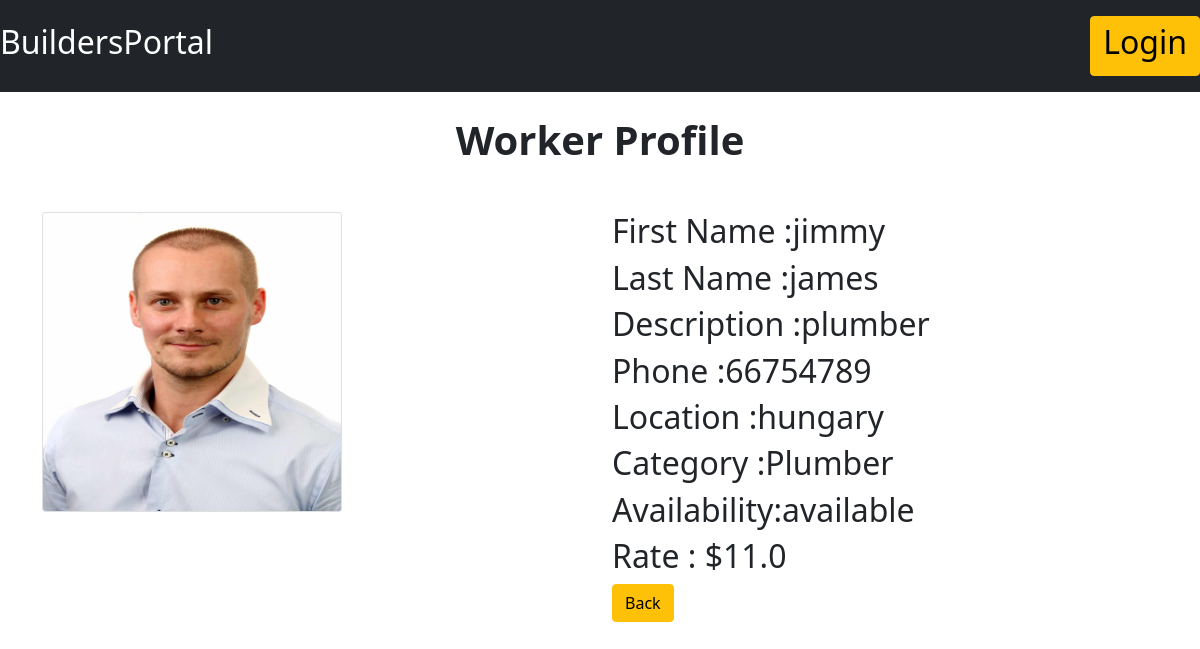
The page /supplierdetail/17/ on the database its author committed.
### use/models.py (models this page shows, shortened)
class Worker(models.Model):
        def get_filename(instance,filename):
             old_name = filename
             current_time=datetime.now().strftime('%Y%m%d%H;%M:%S')
             filename="%s%s"%(current_time,old_name)
             return os.path.join('uploads/',filename)
        user = models.ForeignKey(User,on_delete=models.CASCADE,default=1)
        image = models.ImageField(upload_to=get_filename,null=True,blank=True)
        firstname = models.CharField(max_length=200)
        lastname  = models.CharField(max_length=200)
        phone     = models.CharField(max_length=200)
        description= models.CharField(max_length=2000)
        rate=models.FloatField()
        location=models.CharField(max_length=200)
        category=models.CharField(max_length=200)
        availability=models.CharField(max_length=200)

### use/views.py (the view)
# urls.py: path('supplierdetail/<int:worker_id>/',views.detail,name='detail'),
def detail(request,worker_id):
    worker = Worker.objects.get(pk=worker_id)
    context={
        'worker':worker,
    }
    return render(request,'use/worker_detail.html',context)

### use/templates/use/worker_detail.html (shortened to what this page needs)
<!DOCTYPE html>
<html lang="en">
<head>
  <link href="https://cdn.jsdelivr.net/npm/bootstrap@5.1.3/dist/css/bootstrap.min.css" rel="stylesheet">
</head>
    <body>
      <nav class="navbar navbar-dark bg-dark">
        <a href="/" class=" navbar-brand link-warning"><h2>BuildersPortal</h2></a>
        <div class="navbar">
            {% if user.is_authenticated %}
            <p class="navbar-text text-white">Hello,&nbsp{{ user.username }}</p>
            &nbsp&nbsp <a href="{% url 'logout' %}" class="btn btn-warning"><h2>Logout</h2></a>
          {% else %}
          <a href="use/login" class="btn btn-warning"><h2>Login</h2></a>
          {% endif %}
        </div>
    </nav>
    <div class="container">
        <div class="row">
          <div class="col-md-12">
            <p class="text-center h1 fw-bold mb-5 mx-1 mx-md-4 mt-4">Worker Profile</p>
          </div>
            <div class="col-md-6">
                {% if worker.image%}
                    <img class="card" height="300px" width = "300px" src="{{ worker.image.url }}"/>
                  {% else %}
                     <img class="card" height="300px" width = "300px" src="https://icons.iconarchive.com/icons/blackvariant/button-ui-system-folders-drives/1024/Users-icon.png"/>
                  {% endif %}
            </div>
            <div class="col-md-6">
                <h2>First Name  :{{ worker.firstname }}</h2>
                <h2>Last Name   :{{ worker.lastname }}</h2>
                <h2>Description :{{ worker.description }}</h2>
                <h2>Phone       :{{ worker.phone }}</h2>
                <h2>Location    :{{ worker.location }}</h2>
                <h2>Category    :{{ worker.category }}</h2>
                <h2>Availability:{{ worker.availability }}</h2>
                <h2>Rate        : ${{ worker.rate }}</h2>
                <a href="{% url 'home' %}" class="btn btn-warning">Back</a>
            </div>
        </div>
    </div>
    </body>
</html>

### rows shown on the page
Worker: image (picture), firstname "jimmy", lastname "james", description "plumber", phone "66754789", location "hungary", category "Plumber", availability "available", rate "11.0"
